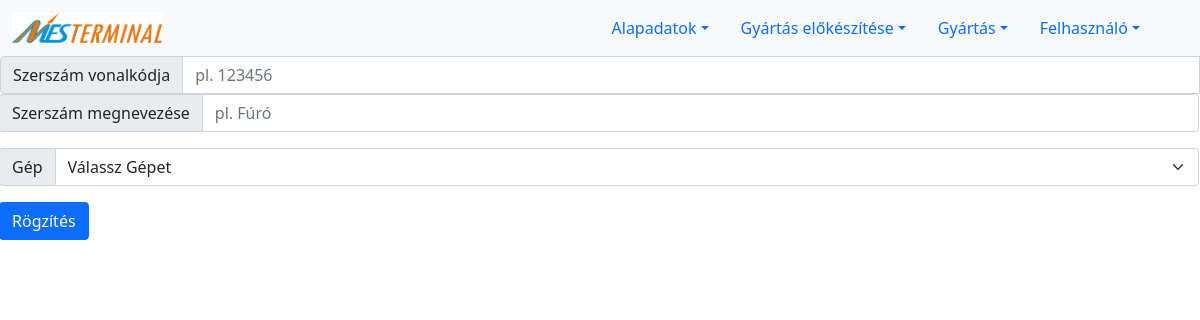
Page /tool.php on the earlier database version.
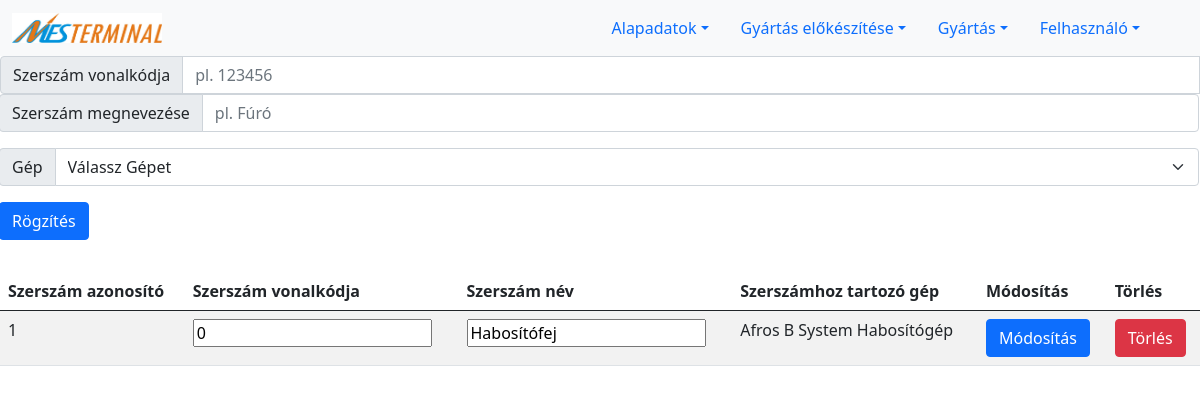
Same page on the later database version.
### tables this page shows
CREATE TABLE `machine_tool` (
  `ID` int(11) NOT NULL,
  `barcode` int(11) DEFAULT NULL,
  `machine_ID` int(11) DEFAULT NULL,
  `name` varchar(255) NOT NULL
);

CREATE TABLE `machine` (
  `ID` int(11) NOT NULL,
  `barcode` int(11) DEFAULT NULL,
  `name` varchar(255) NOT NULL
);

### tool.php (the view, shortened to what this page needs)
<?php
include_once("connection.php");
if(!isset($_SESSION['aid'])){
    $adminId='';
}
else{
    $adminId=$_SESSION['aid'];
}
if($adminId != 0){
print '
<form action="feldolgozok/newTool.php" method="POST">
<div class="input-group mb-3">
<span class="input-group-text" id="basic-addon1">Szerszám vonalkódja</span>
  <input type="text" name="tool_barcode" class="form-control" placeholder="pl. 123456 ">
<div class="input-group mb-3">
  <span class="input-group-text" id="basic-addon1">Szerszám megnevezése</span>
  <input type="text" name="tool_name" class="form-control" placeholder="pl. Fúró " required>
</div>
<div class="input-group mb-3">
<label class="input-group-text" for="machines">Gép</label>
<select name="machineId" class="form-select" id="machines">
  <option value=" " selected>Válassz Gépet</option>
';
$selectMachines="SELECT * FROM `machine`";
$reultMachines = $conn -> query($selectMachines);
print '
</select>
</div>
<div class="input-group mb-3">
  <input type="submit" value="Rögzítés" class="btn btn-primary">
</div>
</div>
</form>
';
include_once("lists/listTools.php");
}
?>

### lists/listTools.php (shortened to what this page needs)
<?php
include "connection.php";
$sql="SELECT machine_tool.ID as tool_id, machine_tool.barcode as tool_barcode, machine_tool.name as tool_name,
machine.name as machine_name
 from `machine_tool` inner join machine on machine_tool.machine_ID=machine.ID";
$resultSQL = $conn -> query($sql);
if ($resultSQL->num_rows > 0) {
    print '
    <div style="overflow: hidden">
    <table class="table table-striped">
        <thead>
        <tr>
            <th scope="col">Szerszám azonosító</th>
            <th scope="col">Szerszám vonalkódja</th>
            <th scope="col">Szerszám név</th>
            <th scope="col">Szerszámhoz tartozó gép</th>
            <th scope="col">Módosítás</th>
            <th scope="col">Törlés</th>
        </tr>
        </thead>
        <tbody>
        ';
    while($row = $resultSQL->fetch_assoc()) {
        print '
            <tr>
            <form action="feldolgozok/modifyTool.php" method="POST">
            <td>'.$row["tool_id"].'</td>
            <td><input type="text" name="tool_barcode" value="'.$row["tool_barcode"].'"></td>
            <td><input type="text" name="toolName" value="'.$row["tool_name"].'"></td>
            <td>'.$row["machine_name"].'</td>
            <td><Button type="submit" name="toolId" value="'.$row["tool_id"].'" class="btn btn-primary">Módosítás</button></td>
            </form>
            <form action="feldolgozok/deleteTool.php" method="POST">
            <td><Button type="submit" name="toolId" value="'.$row["tool_id"].'" class="btn btn-danger">Törlés</button>
            </form>
            </tr>';
    }
    print '
        </tbody>
        </table>
        </div>';
}
?>

Differences in the rows shown:
added machine_tool: ID "1", tool_barcode "0", toolName "Habosítófej", machine_ID.name "Afros B System Habosítógép"
Other differences:
text now shown: "Szerszám azonosító Szerszám vonalkódja Szerszám név Szerszámhoz tartozó gép Módosítás Törlés"
